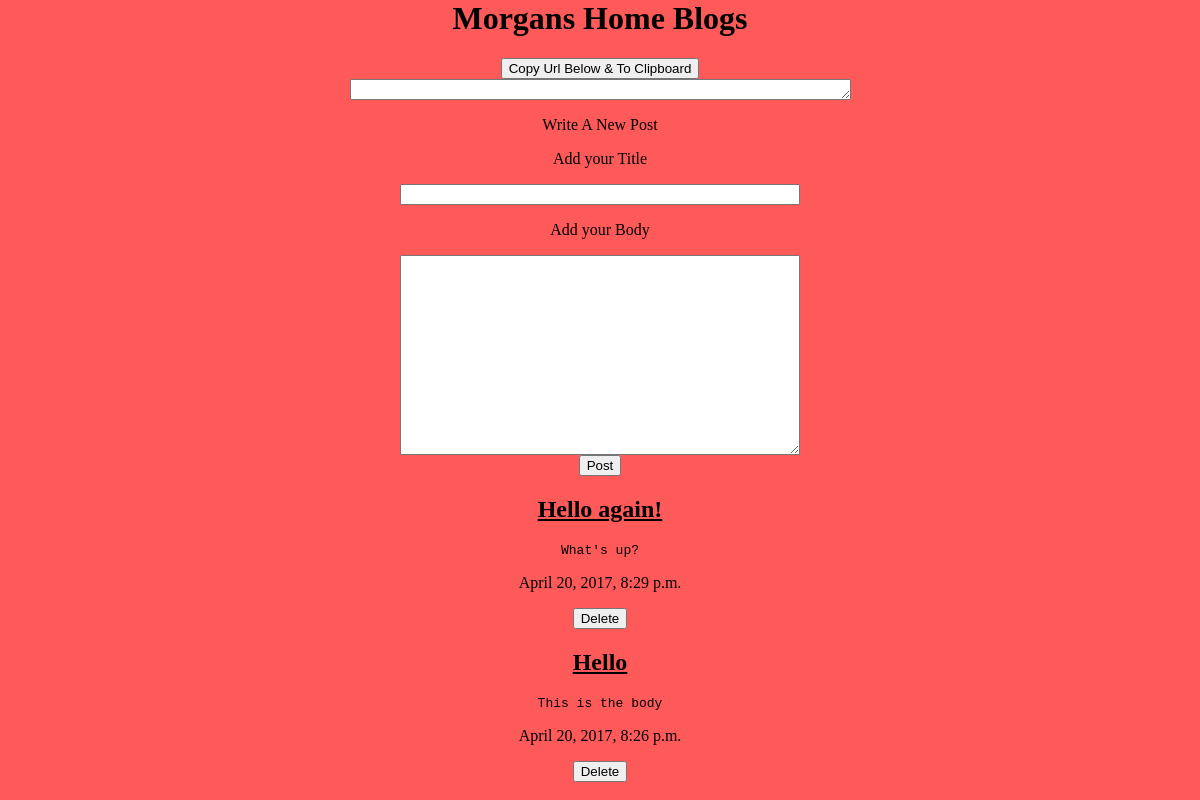
The app's page /, older data.
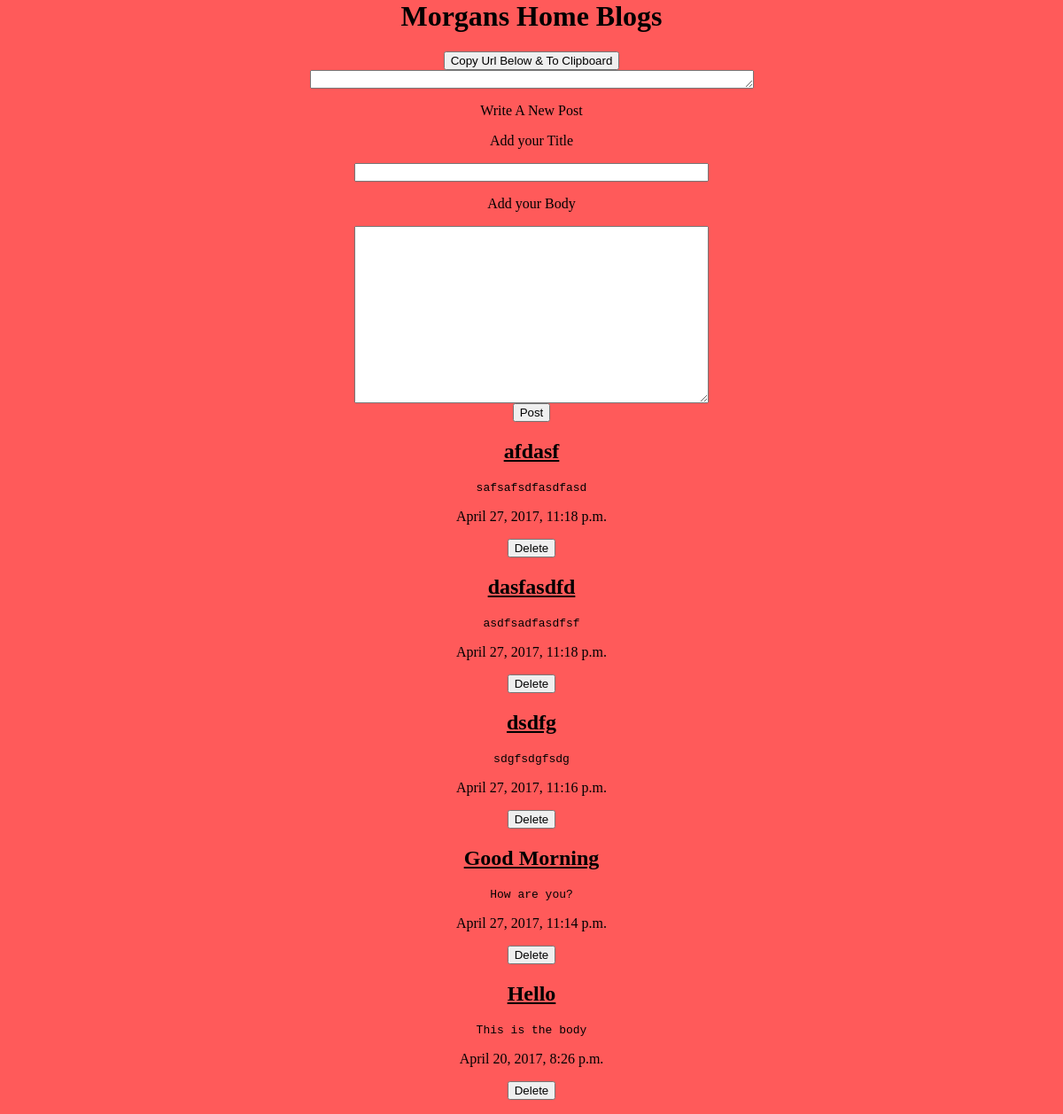
The same page, newer data.
### blog_project/models.py (models this page shows, shortened)
@python_2_unicode_compatible  # only if you need to support Python 2
class Post(models.Model):
    title = models.CharField(max_length=100)
    body = models.TextField()
    timestamp = models.DateTimeField(auto_now_add=True)

### blog_project/views.py (the view)
# urls.py: url(r'^$', views.IndexView.as_view(), name='index'),
class IndexView(generic.ListView):
    template_name = 'index.html'
    context_object_name = 'blog_posts'
    def get_queryset(self):
        return Post.objects.order_by('-timestamp')

### blog_project/templates/index.html (shortened to what this page needs)
{% load staticfiles %}
<head>
    <link rel="stylesheet" type="text/css" href="{% static 'style.css' %}" />
</head>
<body>
    <h1>Morgans Home Blogs </h1>
    <input type="button" value="Copy Url Below & To Clipboard" onclick="mycopy();" />
    <br /> <textarea id="url" rows="1" cols="60"></textarea>
    <form action="/post" method="post">
        <p>Write A New Post</p>
        <p>Add your Title</p>
        <input type="text" name="title" maxlength="60" class="box text-input" />
        <p>Add your Body</p>
        <textarea name="body" class="box text-area"  ></textarea>
        <input type="submit" value="Post" />
    </form>
{% if blog_posts %}
    {% for post in blog_posts %}
    <form>
        <h2>{{post.title}}</h2>
        <pre>{{post.body}}</pre>
        <p>{{post.timestamp}}</p>
        <input type="submit" value="Delete" onclick="deletePost({{post.id}})"/>
    </form>
    {% endfor %}
{% else %}
    <p>No blog posts are available.</p>
{% endif %}
</body>

### blog_project/static/style.css (style rules this page uses)
.box { display: block; margin: auto; }
.text-area { width: 400px; height: 200px; }
.text-input { width: 400px; }
h2 { text-decoration: underline; font-family: cursive, serif, arial, Times; }
body { margin: 0 auto; width: 100%; text-align: center; background: rgb(1800,90,90); }

Row changes from the older to the newer data that the page shows:
removed Post: title "Hello again!", body "What's up?", timestamp "April 20, 2017, 8:29 p.m."
added Post: title "afdasf", body "safsafsdfasdfasd", timestamp "April 27, 2017, 11:18 p.m."
added Post: title "dasfasdfd", body "asdfsadfasdfsf", timestamp "April 27, 2017, 11:18 p.m."
added Post: title "dsdfg", body "sdgfsdgfsdg", timestamp "April 27, 2017, 11:16 p.m."
added Post: title "Good Morning", body "How are you?", timestamp "April 27, 2017, 11:14 p.m."
